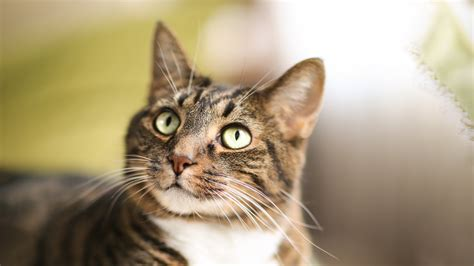
#> input picture pythonista/Andrew/catty.jpeg, 474 x 266 px
$ python crop.py
#> lines starting #> are read from the running program, lines starting #| are printed output that depends on the picture
### pythonista/Andrew/CSE8AImage.py
# DO NOT EDIT THIS FILE

# Code from Sorin Lerner and Gerald Soosai Raj

import numpy as np
from PIL import Image

def load_img(filename):
#> called with filename = 'catty.jpeg'
    img = Image.open(filename)
#> img is the input picture: PIL image 474x266 RGB; mean R, G, B 171.3, 155.9, 126.6
    pil_img = img.convert('RGB')
    arr = np.array(pil_img.getdata(), dtype=np.uint8).reshape(pil_img.height, pil_img.width, 3)
    img = [ [ (int(p[0]),int(p[1]),int(p[2])) for p in row ] for row in arr ]
#> img = 266 items
    return img

# [38 lines left out: functions save_img, save_img_big, create_img, not called in this run]

def height(img):
    return len(img)

def width(img):
    return len(img[0])

def summarize(img):
    return "Image[width=%s,height=%s]" % (width(img), height(img))

def img_str_to_file(img, filename):
    # Converting to integer pixel values
    img = np.asarray(img, dtype=np.uint8)

    # Calculating max length
    max_length = len(str((255,255,255)))

    # Limiting the number of rows and columns to be printed
    r_limit = min(20, height(img))
    c_limit = min(20, width(img))

    with open(filename, 'w') as file:
        pix_str = ""
        for y in range(r_limit):
            for x in range(c_limit):
                # Creating the string representation
                temp_str = ("(" + str(img[y][x][0])
                           + "," + str(img[y][x][1])
                           + "," + str(img[y][x][2]) + ")")
                pix_str += temp_str
                # Added appropriate number of spaces to make it visually clear
                pix_str += " " * (max_length-len(temp_str))
            pix_str += "\n"
        file.write(pix_str)

    return pix_str

### pythonista/Andrew/crop.py
from CSE8AImage import *
from PIL import Image

img = load_img('catty.jpeg')
#> img = 266 items
region_width = 200
region_height = 200
def check_validity(img, region_width, region_height):
    #to ensure that all conditions are met
    #should be greater than zero,
    #region_width should be less than or equal to the width
    # 3.region_height should be less than or equal to the width
    if region_width and region_height > 0 and  region_width <= width(img) and region_height <= height(img):
        return True
    else:
        return False


def crop(img, region_width, region_height):
    #open image
#> called with region_width = 200, region_height = 200
    img = Image.open('catty.jpeg')
    # pixel sizes of where to crop
    values = (0,0, region_width, region_height)
    #crop image
    cropped_image = img.crop(values)
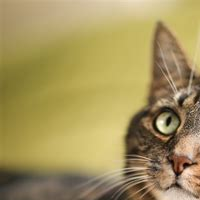
#> cropped_image: PIL image 200x200 RGB; mean R, G, B 165, 148, 93.1
    #save image
    cropped_image.save('filename.jpg')


    #save_img(created, 'filename')
    img_str_to_file(img, 'fileee')
#> in img_str_to_file, `r_limit = min(20, height(img))`: r_limit = 20


check_validity(img, region_width, region_height)
crop(img, region_width, region_height )
